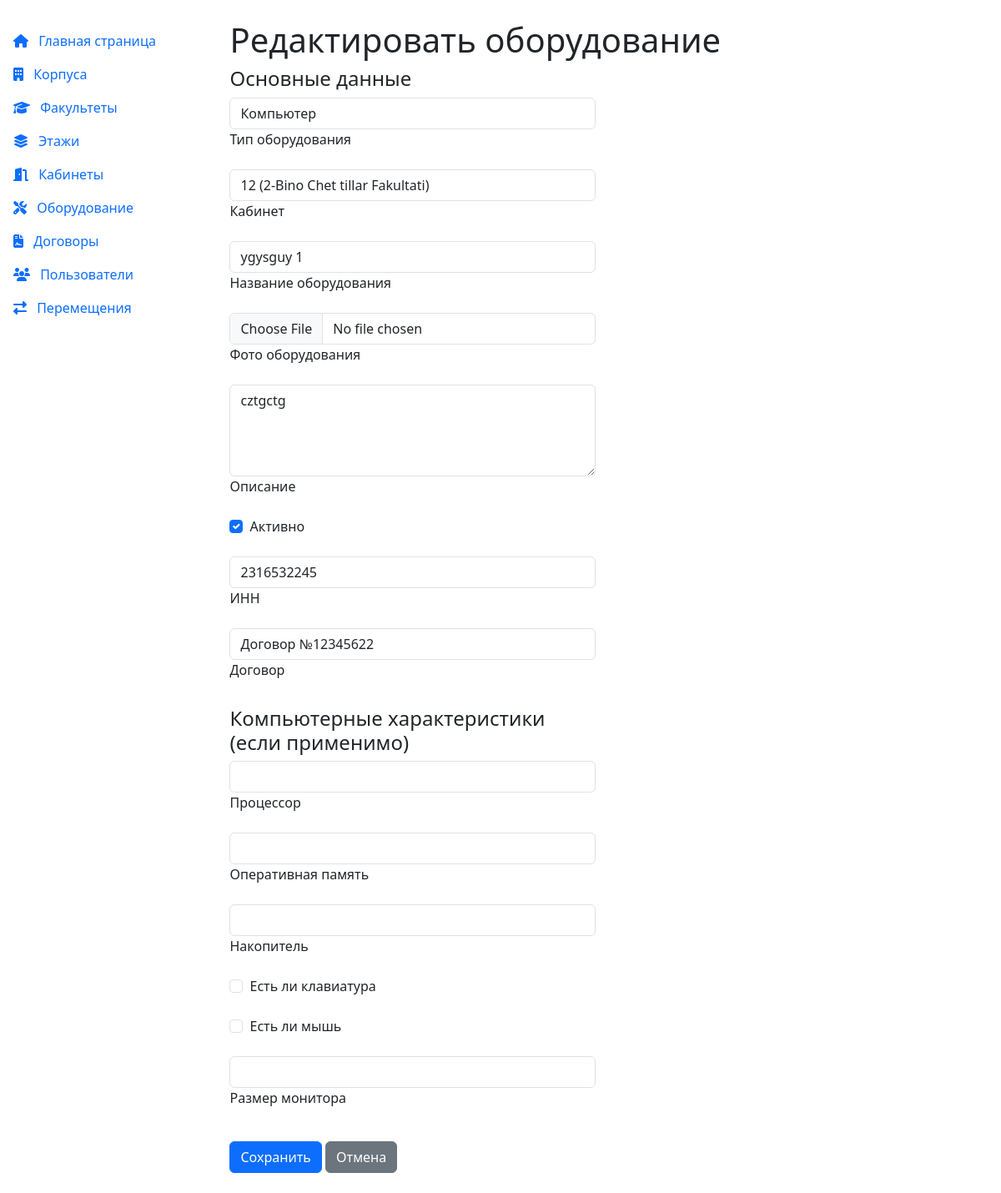
The page /custom_admin/equipment/571/edit/ (signed in) on the database as committed earlier.
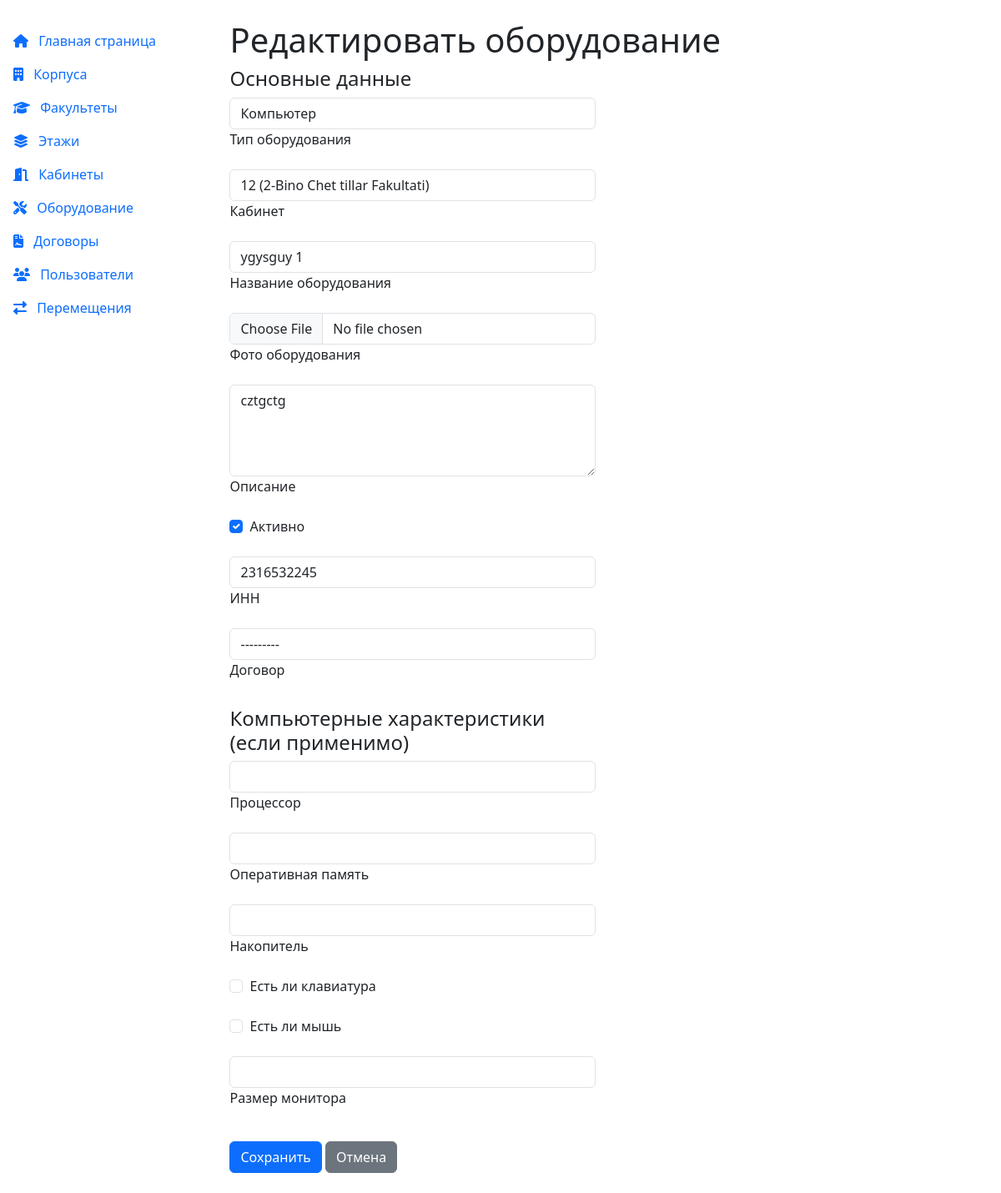
The same page on the database as committed later.
### inventory/models.py (models this page shows, shortened)
class Equipment(models.Model):
    STATUS_CHOICES = [
        ('NEW', 'Новое'),
        ('WORKING', 'Рабочее'),
        ('NEEDS_REPAIR', 'Требуется ремонт'),
        ('DISPOSED', 'Утилизировано'),
    ]
    type = models.ForeignKey('EquipmentType', on_delete=models.CASCADE, related_name='equipment', verbose_name="Тип оборудования")
    room = models.ForeignKey('university.Room', on_delete=models.SET_NULL, null=True, blank=True, related_name='equipment', verbose_name="Кабинет")
    name = models.CharField(max_length=255, verbose_name="Название оборудования")
    photo = models.CharField(max_length=500, blank=True, null=True, verbose_name="Фото оборудования")  # Ссылка на фото
    description = models.TextField(blank=True, verbose_name="Описание")
    status = models.CharField(max_length=20, choices=STATUS_CHOICES, default='NEW', verbose_name="Состояние")
    created_at = models.DateTimeField(auto_now_add=True)
    is_active = models.BooleanField(default=True)
    inn = models.CharField(verbose_name="ИНН")
    author = models.ForeignKey(
        settings.AUTH_USER_MODEL,
        on_delete=models.SET_NULL,
        null=True,
        blank=True,
        related_name='created_equipment'
    )
    contract = models.ForeignKey('ContractDocument', on_delete=models.SET_NULL, null=True, blank=True, verbose_name="Договор")
    uid = models.UUIDField(default=uuid.uuid4, editable=False, unique=True, verbose_name="Уникальный ID")
    qr_code = models.ImageField(upload_to='qr_codes/', blank=True, null=True, verbose_name="QR-код")
    def __str__(self):
        return f"{self.name} ({self.type.name})"
    @property
    def location(self):
        return self.room.number if self.room else getattr(self, '_location', None)
    class Meta:
        verbose_name = "Оборудование"
        verbose_name_plural = "Оборудование"

### custom_admin/views.py (the view, shortened to what this page needs)
# urls.py: path('equipment/<int:pk>/edit/', views.EquipmentUpdateView.as_view(), name='equipment_edit'),
class EquipmentUpdateView(AdminOrManagerMixin, UpdateView):
    model = Equipment
    form_class = EquipmentForm
    template_name = 'custom_admin/equipment_form.html'
    success_url = reverse_lazy('custom_admin:equipment_list')
    def get_form_kwargs(self):
        kwargs = super().get_form_kwargs()
        print(f"EquipmentCreateView: kwargs={kwargs}")
        return kwargs

### custom_admin/views.py (called while the page is built)
    def dispatch(self, request, *args, **kwargs):
        if not request.user.is_authenticated:
            return redirect('custom_admin:login')
        if not (request.user.is_admin() or request.user.is_manager()):
            return render(request, 'custom_admin/error.html', {
                'error': 'Доступ только для администраторов или менеджеров'
            }, status=403)
        return super().dispatch(request, *args, **kwargs)

### inventory/models.py (called while the page is built)
    def __str__(self):
        return self.name

    def __str__(self):
        return f"Договор №{self.number}"

### university/models.py (called while the page is built)
    def __str__(self):
        if self.is_warehouse:
            return f"Склад {self.number} ({self.name or 'Без названия'})"
        return f"{self.number} ({self.building.name if self.building else 'Без корпуса'})"

### user/models.py (called while the page is built)
    def is_admin(self):
        return self.role == self.Role.ADMIN

### custom_admin/templates/custom_admin/equipment_form.html (shortened to what this page needs)
{% extends 'custom_admin/base.html' %}
{% block content %}
<h1>
    {% if form.instance.pk %}Редактировать оборудование{% else %}Добавить оборудование{% endif %}
</h1>
<form method="post" enctype="multipart/form-data">
    <div class="row">
        <div class="col-md-6">
            <h4>Основные данные</h4>
            {% for field in form %}
                {% if field.name not in 'cpu,ram,storage,has_keyboard,has_mouse,monitor_size' %}
                    <div class="mb-3{% if field.name == 'is_active' %} form-check{% endif %}">
                        {{ field }}
                        <label for="{{ field.id_for_label }}" class="form-label{% if field.name == 'is_active' %} form-check-label{% endif %}">{{ field.label }}</label>
                    </div>
                {% endif %}
            {% endfor %}
            <h4 class="mt-4" id="computer-details-header" style="display: none;">Компьютерные характеристики (если применимо)</h4>
            <div id="computer-details" style="display: none;">
                {% for field in form %}
                    {% if field.name in 'cpu,ram,storage,has_keyboard,has_mouse,monitor_size' %}
                        <div class="mb-3{% if field.name in 'has_keyboard,has_mouse' %} form-check{% endif %} computer-field">
                            {{ field }}
                            <label for="{{ field.id_for_label }}" class="form-label{% if field.name in 'has_keyboard,has_mouse' %} form-check-label{% endif %}">{{ field.label }}</label>
                        </div>
                    {% endif %}
                {% endfor %}
            </div>
        </div>
    </div>
    <div class="mt-3">
        <button type="submit" class="btn btn-primary">Сохранить</button>
        <a href="{% url 'custom_admin:equipment_list' %}" class="btn btn-secondary">Отмена</a>
    </div>
</form>
{% endblock %}

Rows that differ between the two databases and show on the page:
changed Equipment "Компьютер": contract "Договор №12345622" → "---------"
